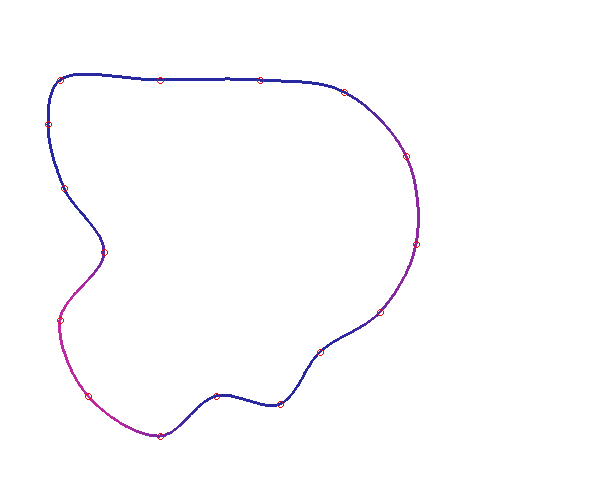

The Python source for this figure:
"""Trazado de la pista: curva cerrada (Catmull-Rom) con altura por arco. Devuelve muestras con posicion, tangente y altura."""
import math

# puntos de paso (x, z) en bloques, sentido horario visto desde arriba (x a la derecha, z hacia abajo)
PUNTOS = [
    (30, 40), (80, 40), (130, 40),            # recta de salida (hacia el este)
    (172, 46), (203, 78),                     # curva ancha a la derecha
    (208, 122), (190, 156),                   # lado derecho, bajando
    (160, 176), (140, 202), (108, 198),       # chicane inferior
    (80, 218), (44, 198),                     # curva inferior izquierda
    (30, 160), (52, 126), (32, 94), (24, 62), # lado izquierdo en zig-zag hacia la salida
]
# altura relativa del asfalto segun la posicion en el recorrido (0..1): colina suave y bajada
ALTURAS = [(0.00, 0), (0.10, 0), (0.22, 0), (0.30, 4), (0.40, 4), (0.48, 0), (0.60, 0), (0.70, 6), (0.80, 6), (0.88, 0), (1.0, 0)]

def _cr(p0, p1, p2, p3, t, alpha=0.5):
    def tj(ti, a, b): return ti + max(1e-6, math.dist(a, b)) ** alpha
    t0 = 0; t1 = tj(t0, p0, p1); t2 = tj(t1, p1, p2); t3 = tj(t2, p2, p3)
    tt = t1 + (t2 - t1) * t
    def lerp(a, b, ta, tb): return tuple(((tb - tt) * a[i] + (tt - ta) * b[i]) / (tb - ta) for i in range(2))
    a1 = lerp(p0, p1, t0, t1); a2 = lerp(p1, p2, t1, t2); a3 = lerp(p2, p3, t2, t3)
    b1 = lerp(a1, a2, t0, t2); b2 = lerp(a2, a3, t1, t3)
    return lerp(b1, b2, t1, t2)

def muestras(paso=0.5, puntos=PUNTOS):
    """lista de dicts {x,z,tx,tz,s,h} equiespaciados cada `paso` bloques de recorrido"""
    n = len(puntos)
    crudo = []
    for i in range(n):
        p0, p1, p2, p3 = puntos[(i - 1) % n], puntos[i], puntos[(i + 1) % n], puntos[(i + 2) % n]
        for k in range(60): crudo.append(_cr(p0, p1, p2, p3, k / 60))
    # re-muestreo uniforme
    acum = [0.0]
    for i in range(1, len(crudo) + 1): acum.append(acum[-1] + math.dist(crudo[i - 1], crudo[i % len(crudo)]))
    total = acum[-1]
    m = int(total / paso)
    out, j = [], 0
    for q in range(m):
        s = q * total / m
        while acum[j + 1] < s: j += 1
        f = (s - acum[j]) / (acum[j + 1] - acum[j])
        a, b = crudo[j], crudo[(j + 1) % len(crudo)]
        out.append({'x': a[0] + (b[0] - a[0]) * f, 'z': a[1] + (b[1] - a[1]) * f, 's': s})
    for i, o in enumerate(out):
        a, b = out[i - 1], out[(i + 1) % len(out)]
        dx, dz = b['x'] - a['x'], b['z'] - a['z']; d = math.hypot(dx, dz)
        o['tx'], o['tz'] = dx / d, dz / d
        u = o['s'] / total
        o['h'] = _altura(u)
    return out, total

def _altura(u):
    for (u0, h0), (u1, h1) in zip(ALTURAS, ALTURAS[1:]):
        if u0 <= u <= u1:
            f = (u - u0) / (u1 - u0) if u1 > u0 else 0
            f = f * f * (3 - 2 * f)       # suavizado
            return h0 + (h1 - h0) * f
    return 0

def curvatura_min(ms):
    """radio de curvatura minimo (bloques)"""
    mn = 1e9
    for i in range(len(ms)):
        a, b = ms[i - 2], ms[(i + 2) % len(ms)]
        c = ms[i]
        ang = abs(math.atan2(a['tx'] * b['tz'] - a['tz'] * b['tx'], a['tx'] * b['tx'] + a['tz'] * b['tz']))
        ds = 2 * 0.5 * 2
        if ang > 1e-4: mn = min(mn, ds / ang)
    return mn

if __name__ == '__main__':
    ms, tot = muestras()
    print('longitud', round(tot), 'muestras', len(ms), 'radio minimo', round(curvatura_min(ms), 1))
    xs = [m['x'] for m in ms]; zs = [m['z'] for m in ms]
    print('x', min(xs), max(xs), 'z', min(zs), max(zs))
    # distancia minima entre tramos no contiguos
    mind = 1e9; par = None
    for i in range(0, len(ms), 4):
        for j in range(i + 1, len(ms), 4):
            gap = min(j - i, len(ms) - (j - i)) * 0.5
            if gap < 60: continue
            d = math.hypot(ms[i]['x'] - ms[j]['x'], ms[i]['z'] - ms[j]['z'])
            if d < mind: mind, par = d, (i, j)
    print('distancia minima entre tramos lejanos', round(mind, 1), par)
    try:
        from PIL import Image, ImageDraw
        im = Image.new('RGB', (600, 500), 'white'); dr = ImageDraw.Draw(im)
        for m in ms: dr.ellipse([m['x'] * 2 - 1, m['z'] * 2 - 1, m['x'] * 2 + 1, m['z'] * 2 + 1], fill=(int(40 + m['h'] * 25), 40, 160))
        for p in PUNTOS: dr.ellipse([p[0] * 2 - 3, p[1] * 2 - 3, p[0] * 2 + 3, p[1] * 2 + 3], outline='red')
        im.save('camino.png')
    except Exception as e: print('sin imagen', e)
